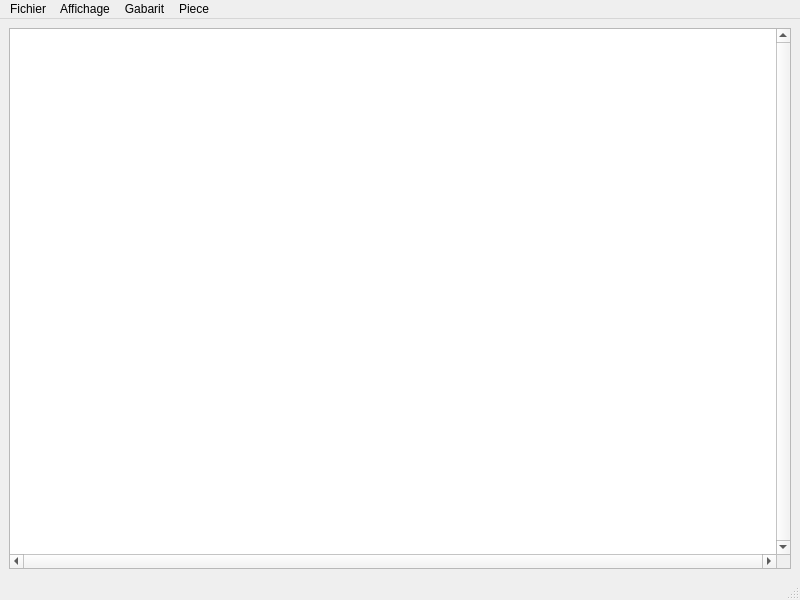
<?xml version="1.0" encoding="UTF-8"?>
<ui version="4.0">
 <class>MainWindow</class>
 <widget class="QMainWindow" name="MainWindow">
  <property name="geometry">
   <rect>
    <x>0</x>
    <y>0</y>
    <width>800</width>
    <height>600</height>
   </rect>
  </property>
  <property name="windowTitle">
   <string>Deplieur UI</string>
  </property>
  <widget class="QWidget" name="centralwidget">
   <layout class="QVBoxLayout" name="verticalLayout">
    <item>
     <widget class="QGraphicsView" name="graphicsView">
      <property name="autoFillBackground">
       <bool>false</bool>
      </property>
      <property name="verticalScrollBarPolicy">
       <enum>Qt::ScrollBarAlwaysOn</enum>
      </property>
      <property name="horizontalScrollBarPolicy">
       <enum>Qt::ScrollBarAlwaysOn</enum>
      </property>
      <property name="sizeAdjustPolicy">
       <enum>QAbstractScrollArea::AdjustToContents</enum>
      </property>
      <property name="backgroundBrush">
       <brush brushstyle="NoBrush">
        <color alpha="255">
         <red>0</red>
         <green>0</green>
         <blue>0</blue>
        </color>
       </brush>
      </property>
      <property name="sceneRect">
       <rectf>
        <x>0.000000000000000</x>
        <y>0.000000000000000</y>
        <width>0.000000000000000</width>
        <height>0.000000000000000</height>
       </rectf>
      </property>
     </widget>
    </item>
   </layout>
  </widget>
  <widget class="QMenuBar" name="menubar">
   <property name="geometry">
    <rect>
     <x>0</x>
     <y>0</y>
     <width>800</width>
     <height>22</height>
    </rect>
   </property>
   <widget class="QMenu" name="menuFichier">
    <property name="title">
     <string>Fichier</string>
    </property>
    <addaction name="separator"/>
    <addaction name="actionNouveau"/>
    <addaction name="actionOuvrir"/>
    <addaction name="actionSauver"/>
    <addaction name="separator"/>
    <addaction name="actionExporter"/>
    <addaction name="separator"/>
    <addaction name="actionQuitter"/>
   </widget>
   <widget class="QMenu" name="menuAffichage">
    <property name="enabled">
     <bool>true</bool>
    </property>
    <property name="title">
     <string>Affichage</string>
    </property>
    <addaction name="actionZoom_Plus"/>
    <addaction name="actionZoom_Normal"/>
    <addaction name="actionZoom_Moins"/>
    <addaction name="separator"/>
   </widget>
   <widget class="QMenu" name="menuPiece">
    <property name="enabled">
     <bool>true</bool>
    </property>
    <property name="title">
     <string>Piece</string>
    </property>
    <addaction name="actionTourner_15_Droite"/>
    <addaction name="actionTourner_5_Droite"/>
    <addaction name="actionTourner_1_Droite"/>
    <addaction name="actionTourner_1_Gauche"/>
    <addaction name="actionTourner_5_Gauche"/>
    <addaction name="actionTourner_15_Gauche"/>
    <addaction name="separator"/>
    <addaction name="actionMonter"/>
    <addaction name="actionDroite"/>
    <addaction name="actionGauche"/>
    <addaction name="actionDescendre"/>
   </widget>
   <widget class="QMenu" name="menuGabarit">
    <property name="enabled">
     <bool>true</bool>
    </property>
    <property name="title">
     <string>Gabarit</string>
    </property>
    <widget class="QMenu" name="menuFormat">
     <property name="enabled">
      <bool>true</bool>
     </property>
     <property name="title">
      <string>Format de page</string>
     </property>
     <addaction name="actionA3"/>
     <addaction name="actionA4"/>
     <addaction name="actionA5"/>
     <addaction name="actionCr1"/>
     <addaction name="actionCr2"/>
     <addaction name="actionCr3"/>
     <addaction name="actionCr4"/>
    </widget>
    <widget class="QMenu" name="menuLanguettes">
     <property name="title">
      <string>Mode Languettes</string>
     </property>
     <addaction name="actionLang0"/>
     <addaction name="actionLang1"/>
     <addaction name="actionLang2"/>
    </widget>
    <widget class="QMenu" name="menuHaut_Languettes">
     <property name="title">
      <string>Haut. Languettes</string>
     </property>
     <addaction name="actHL_11"/>
     <addaction name="actHL_12"/>
     <addaction name="actHL_13"/>
     <addaction name="actHL_14"/>
     <addaction name="actHL_15"/>
     <addaction name="actHL_16"/>
     <addaction name="actHL_17"/>
     <addaction name="actHL_18"/>
     <addaction name="actHL_19"/>
     <addaction name="actHL_20"/>
    </widget>
    <addaction name="menuFormat"/>
    <addaction name="actionOptimiser_num"/>
    <addaction name="separator"/>
    <addaction name="menuLanguettes"/>
    <addaction name="menuHaut_Languettes"/>
   </widget>
   <addaction name="menuFichier"/>
   <addaction name="menuAffichage"/>
   <addaction name="menuGabarit"/>
   <addaction name="menuPiece"/>
  </widget>
  <widget class="QStatusBar" name="statusbar"/>
  <action name="actionNouveau">
   <property name="text">
    <string>Nouveau</string>
   </property>
  </action>
  <action name="actionOuvrir">
   <property name="text">
    <string>Ouvrir</string>
   </property>
  </action>
  <action name="actionExporter">
   <property name="text">
    <string>Exporter</string>
   </property>
  </action>
  <action name="actionQuitter">
   <property name="text">
    <string>Quitter</string>
   </property>
  </action>
  <action name="actionZoom">
   <property name="text">
    <string>Zoom +</string>
   </property>
  </action>
  <action name="actionZoom_Plus">
   <property name="text">
    <string>Zoom +</string>
   </property>
   <property name="shortcut">
    <string>Ctrl++</string>
   </property>
  </action>
  <action name="actionZoom_Normal">
   <property name="text">
    <string>Zoom 1:1</string>
   </property>
   <property name="shortcut">
    <string>Ctrl+0</string>
   </property>
  </action>
  <action name="actionZoom_Moins">
   <property name="text">
    <string>Zoom -</string>
   </property>
   <property name="shortcut">
    <string>Ctrl+-</string>
   </property>
  </action>
  <action name="actionSauver">
   <property name="text">
    <string>Sauver</string>
   </property>
  </action>
  <action name="actionTourner_15_Droite">
   <property name="text">
    <string>Tourner 15° Droite</string>
   </property>
   <property name="shortcut">
    <string>Alt+PgDown</string>
   </property>
   <property name="shortcutContext">
    <enum>Qt::ApplicationShortcut</enum>
   </property>
  </action>
  <action name="actionTourner_5_Droite">
   <property name="text">
    <string>Tourner 5° Droite</string>
   </property>
   <property name="shortcut">
    <string>Ctrl+PgDown</string>
   </property>
   <property name="shortcutContext">
    <enum>Qt::ApplicationShortcut</enum>
   </property>
  </action>
  <action name="actionTourner_5_Gauche">
   <property name="text">
    <string>Tourner 5° Gauche</string>
   </property>
   <property name="shortcut">
    <string>Ctrl+PgUp</string>
   </property>
   <property name="shortcutContext">
    <enum>Qt::ApplicationShortcut</enum>
   </property>
  </action>
  <action name="actionTourner_14_Gauehc">
   <property name="text">
    <string>Tourner 14° Gauehc</string>
   </property>
  </action>
  <action name="actionTourner_15_Gauche">
   <property name="text">
    <string>Tourner 15° Gauche</string>
   </property>
   <property name="shortcut">
    <string>Alt+PgUp</string>
   </property>
   <property name="shortcutContext">
    <enum>Qt::ApplicationShortcut</enum>
   </property>
  </action>
  <action name="actionMonter">
   <property name="text">
    <string>Monter</string>
   </property>
   <property name="shortcut">
    <string>Ctrl+Up</string>
   </property>
   <property name="shortcutContext">
    <enum>Qt::ApplicationShortcut</enum>
   </property>
  </action>
  <action name="actionDroite">
   <property name="text">
    <string>Droite</string>
   </property>
   <property name="shortcut">
    <string>Ctrl+Right</string>
   </property>
   <property name="shortcutContext">
    <enum>Qt::ApplicationShortcut</enum>
   </property>
  </action>
  <action name="actionGauche">
   <property name="text">
    <string>Gauche</string>
   </property>
   <property name="shortcut">
    <string>Ctrl+Left</string>
   </property>
   <property name="shortcutContext">
    <enum>Qt::ApplicationShortcut</enum>
   </property>
  </action>
  <action name="actionDescendre">
   <property name="text">
    <string>Descendre</string>
   </property>
   <property name="shortcut">
    <string>Ctrl+Down</string>
   </property>
   <property name="shortcutContext">
    <enum>Qt::ApplicationShortcut</enum>
   </property>
  </action>
  <action name="actionTourner_1_Droite">
   <property name="text">
    <string>Tourner 1° Droite</string>
   </property>
   <property name="shortcut">
    <string>Ctrl+Shift+PgDown</string>
   </property>
   <property name="shortcutContext">
    <enum>Qt::ApplicationShortcut</enum>
   </property>
  </action>
  <action name="actionTourner_1_Gauche">
   <property name="text">
    <string>Tourner 1° Gauche</string>
   </property>
   <property name="shortcut">
    <string>Ctrl+Shift+PgUp</string>
   </property>
   <property name="shortcutContext">
    <enum>Qt::ApplicationShortcut</enum>
   </property>
  </action>
  <action name="actionOptimiser_num">
   <property name="checkable">
    <bool>true</bool>
   </property>
   <property name="text">
    <string>Optimiser numéros</string>
   </property>
  </action>
  <action name="actionA4">
   <property name="checkable">
    <bool>true</bool>
   </property>
   <property name="text">
    <string>A4</string>
   </property>
  </action>
  <action name="actionA5">
   <property name="checkable">
    <bool>true</bool>
   </property>
   <property name="text">
    <string>A5</string>
   </property>
  </action>
  <action name="actionA3">
   <property name="checkable">
    <bool>true</bool>
   </property>
   <property name="text">
    <string>A3</string>
   </property>
  </action>
  <action name="actionCr2">
   <property name="checkable">
    <bool>true</bool>
   </property>
   <property name="text">
    <string>Cricut 12x12</string>
   </property>
  </action>
  <action name="actionCr1">
   <property name="checkable">
    <bool>true</bool>
   </property>
   <property name="text">
    <string>Cricut 12x24</string>
   </property>
  </action>
  <action name="actionCr3">
   <property name="checkable">
    <bool>true</bool>
   </property>
   <property name="text">
    <string>Cricut 4.5x12</string>
   </property>
  </action>
  <action name="actionCr4">
   <property name="checkable">
    <bool>true</bool>
   </property>
   <property name="text">
    <string>Cricut 4.5x6.5</string>
   </property>
  </action>
  <action name="actionLang0">
   <property name="checkable">
    <bool>true</bool>
   </property>
   <property name="text">
    <string>Aucune</string>
   </property>
  </action>
  <action name="actionLang1">
   <property name="checkable">
    <bool>true</bool>
   </property>
   <property name="text">
    <string>1 / paire d'aretes</string>
   </property>
  </action>
  <action name="actionLang2">
   <property name="checkable">
    <bool>true</bool>
   </property>
   <property name="text">
    <string>Toutes</string>
   </property>
  </action>
  <action name="actHL_11">
   <property name="checkable">
    <bool>true</bool>
   </property>
   <property name="text">
    <string>11</string>
   </property>
  </action>
  <action name="actHL_12">
   <property name="checkable">
    <bool>true</bool>
   </property>
   <property name="text">
    <string>12</string>
   </property>
  </action>
  <action name="actHL_13">
   <property name="checkable">
    <bool>true</bool>
   </property>
   <property name="text">
    <string>13</string>
   </property>
  </action>
  <action name="actHL_14">
   <property name="checkable">
    <bool>true</bool>
   </property>
   <property name="text">
    <string>14</string>
   </property>
  </action>
  <action name="actHL_15">
   <property name="checkable">
    <bool>true</bool>
   </property>
   <property name="text">
    <string>15</string>
   </property>
  </action>
  <action name="actHL_16">
   <property name="checkable">
    <bool>true</bool>
   </property>
   <property name="text">
    <string>16</string>
   </property>
  </action>
  <action name="actHL_17">
   <property name="checkable">
    <bool>true</bool>
   </property>
   <property name="text">
    <string>17</string>
   </property>
  </action>
  <action name="actHL_18">
   <property name="checkable">
    <bool>true</bool>
   </property>
   <property name="text">
    <string>18</string>
   </property>
  </action>
  <action name="actHL_19">
   <property name="checkable">
    <bool>true</bool>
   </property>
   <property name="text">
    <string>19</string>
   </property>
  </action>
  <action name="actHL_20">
   <property name="checkable">
    <bool>true</bool>
   </property>
   <property name="text">
    <string>20</string>
   </property>
  </action>
 </widget>
 <resources/>
 <connections/>
</ui>
